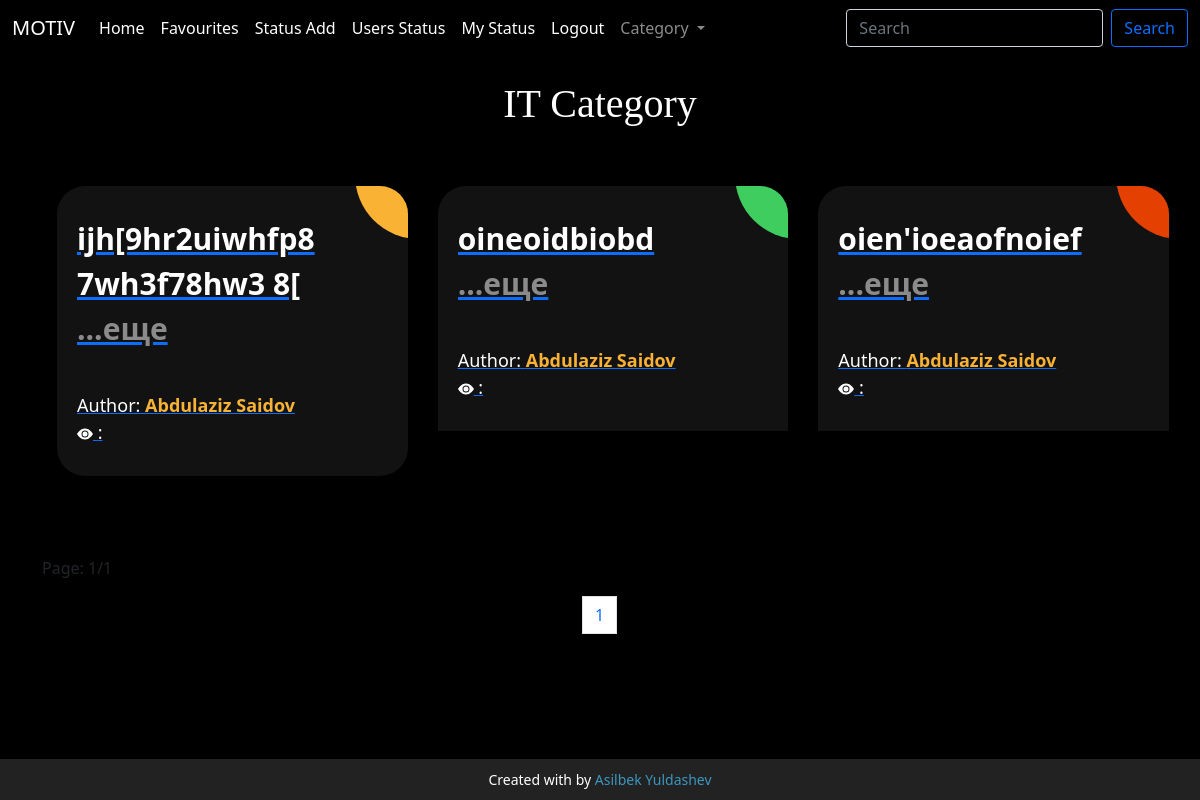
The page /category/1/?page=2 on the database as committed earlier.
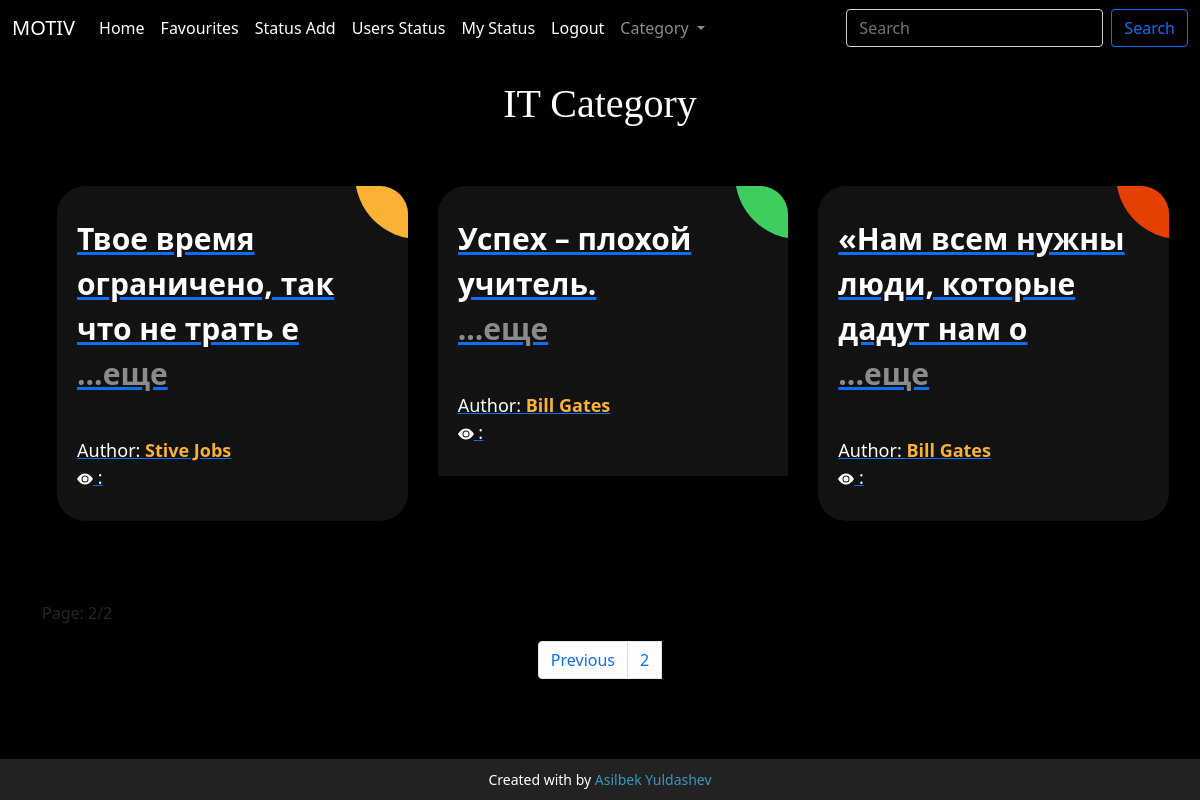
The same page on the database as committed later.
### main/models.py (models this page shows, shortened)
class Category(models.Model):
    name = models.CharField(max_length=50)

class Status(models.Model):
    category = models.ForeignKey(Category, on_delete=models.CASCADE)
    text = models.TextField()
    author = models.ForeignKey(Authors, on_delete=models.CASCADE)
    favourites = models.ManyToManyField(User, related_name='favourite', default=None, blank=True)

class Authors(models.Model):
    full_name = models.CharField(max_length=250)
    bio = models.TextField()
    img = models.ImageField(upload_to='images/')
    def __str__(self):
        return self.full_name

### main/views.py (the view)
# urls.py: path('category/<int:id>/',category_filter,name="category_filter"),
def category_filter(request, id):
    category = Category.objects.all()
    page_cat = Category.objects.get(id=id)
    status = Status.objects.filter(category_id=id)
    page = Paginator(status, 9)
    page_list = request.GET.get('page')
    page = page.get_page(page_list)
    ctx = {
        'status':status,
        "category":category,
        'page':page,
        'page_cat':page_cat
    }
    return render(request,'category.html',ctx)

### template/category.html (shortened to what this page needs)
{% load static %}
{% load hitcount_tags %}
<!doctype html>
<html lang="en">
<head>
    <link href="https://cdn.jsdelivr.net/npm/bootstrap@5.1.0/dist/css/bootstrap.min.css" rel="stylesheet">
    <link rel="stylesheet" href="{% static 'salom.css' %}">
</head>
<body>
<nav style="background: black" class="navbar navbar-expand-lg navbar-dark    bg-black">
  <div class="container-fluid">
    <a class="navbar-brand" href="{% url 'index' %}">MOTIV</a>
    <div class="collapse navbar-collapse" id="navbarSupportedContent">
      <ul class="navbar-nav me-auto mb-2 mb-lg-0">
        <li class="nav-item">
          <a class="nav-link active" aria-current="page" href="{% url 'index' %}">Home</a>
        </li>
          <li class="nav-item">
                    <a class="nav-link active" aria-current="page" href="{% url 'sevimli' %}">Favourites</a>
                </li>
          <li class="nav-item">
                    <a class="nav-link active" aria-current="page" href="{% url 'status_add' %}">Status Add</a>
                </li><li class="nav-item">
                    <a class="nav-link active" aria-current="page" href="{% url 'users_status' %}">Users Status</a>
                </li>
          {% if user.count %}
          {% else %}
          <li class="nav-item">
                    <a class="nav-link active" aria-current="page" href="{% url 'my_status' %}">My Status</a>
                </li>
          {% endif %}
          <li class="nav-item">
                    <a class="nav-link active" aria-current="page" href="{% url 'logodut' %}">Logout</a>
                </li>
           <li class="nav-item dropdown ">
          <a class="nav-link dropdown-toggle " href="#" id="navbarDropdown" role="button" data-bs-toggle="dropdown" aria-expanded="false">
            Category
          </a>
        </li>
      </ul>
     <form class="d-flex" role="search" method="post" action="{% url 'search' %}">
        <input class="form-control me-2" style="background: black;color: white" name="search" type="search" placeholder="Search" aria-label="Search">
        <button class="btn btn-outline-primary" type="submit">Search</button>
      </form>
    </div>
  </div>
</nav>
<h1 class="text-center text-white mt-4" style="font-family: cursive">{{ page_cat.name }} Category</h1>
	<link rel="stylesheet" href="https://use.fontawesome.com/releases/v5.7.0/css/all.css">
<div class="container">
{% if search %}
     <div class="ag-format-container">
  <div class="ag-courses_box">
      {% for i in status %}
      <div class="ag-courses_item">
      <a href="{% url 'status' i.id %}" class="ag-courses-item_link">
        <div class="ag-courses-item_bg"></div>
        <div class="ag-courses-item_title">
            <span>{{ i.text|slice:30 }}<p style="color: #8b8b8b">...еще</p></span>
        </div>
        <div class="ag-courses-item_date-box">
          Author:
          <span class="ag-courses-item_date">
              {{ i.author }} </span>
            <br> <svg xmlns="http://www.w3.org/2000/svg" width="16" height="16" fill="currentColor" class="bi bi-eye-fill" viewBox="0 0 16 16">
  <path d="M10.5 8a2.5 2.5 0 1 1-5 0 2.5 2.5 0 0 1 5 0"/>
  <path d="M0 8s3-5.5 8-5.5S16 8 16 8s-3 5.5-8 5.5S0 8 0 8m8 3.5a3.5 3.5 0 1 0 0-7 3.5 3.5 0 0 0 0 7"/>
</svg> : {% get_hit_count for i %}
        </div>
      </a>
    </div>
      {% endfor %}
    {% else %}
  <div class="ag-format-container">
  <div class="ag-courses_box">
      {% for i in page.object_list %}
      <div class="ag-courses_item">
      <a href="{% url 'status' i.id %}" class="ag-courses-item_link">
        <div class="ag-courses-item_bg"></div>
        <div id="textbox" class="ag-courses-item_title">
            <span>{{ i.text|slice:41 }}<p style="color: #8b8b8b">...еще</p></span>
        </div>
        <div class="ag-courses-item_date-box">
          Author:
          <span class="ag-courses-item_date">
              {{ i.author }} </span>
            <br><svg xmlns="http://www.w3.org/2000/svg" width="16" height="16" fill="currentColor" class="bi bi-eye-fill" viewBox="0 0 16 16">
  <path d="M10.5 8a2.5 2.5 0 1 1-5 0 2.5 2.5 0 0 1 5 0"/>
  <path d="M0 8s3-5.5 8-5.5S16 8 16 8s-3 5.5-8 5.5S0 8 0 8m8 3.5a3.5 3.5 0 1 0 0-7 3.5 3.5 0 0 0 0 7"/>
</svg> : {% get_hit_count for i %}
        </div>
      </a>
    </div>
      {% endfor %}
  </div>
</div>
 {% endif %}
<p>Page: {{ page.number }}/{{ page.paginator.num_pages }}</p>
    <nav aria-label="Page navigation example">
  <ul class="pagination justify-content-center">
    <li class="page-item">
        {% if page.has_previous %}
      <a class="page-link" href="{% url 'category_filter' page_cat.id %}?page={{ page.previous_page_number }}" >Previous</a>
        {% endif %}
    </li>
  {% for num_page in page.paginator.page_range %}
      {% if page.number == num_page %}
    <li class="page-item"><a class="page-link" href="#">{{ num_page }}</a></li>
{% endif %}<br/>{% endfor %}
  </ul>
</nav>
</div>
         <div class="mt-5" style="display: flex; flex-direction: column; justify-content: center; align-items: center">
    <div>
        <footer>
            <p>
                Created with by
                <a target="_blank" href="https://asilbek-yuldashev.uz">Asilbek Yuldashev</a>
            </p>
        </footer>
    </div>
</div>
</body>
</html>

### main/static/salom.css (style rules this page uses)
.ag-format-container { width: 1142px; margin: 0 auto; }
body { background-color: #000; }
.ag-courses_box { display: -webkit-box; display: -ms-flexbox; display: flex; -ms-flex-wrap: wrap; flex-wrap: wrap; padding: 50px 0; }
.ag-courses_item { -ms-flex-preferred-size: calc(33.33333% - 30px); flex-basis: calc(33.33333% - 30px); margin: 0 15px 30px; overflow: hidden; border-radius: 28px; }
.ag-courses-item_link { display: block; padding: 30px 20px; background-color: #121212; overflow: hidden; position: relative; }
.ag-courses-item_title { min-height: 87px; margin: 0 0 25px; overflow: hidden; font-weight: bold; font-size: 30px; color: #FFF; z-index: 2; position: relative; }
.ag-courses-item_date-box { font-size: 18px; color: #FFF; z-index: 2; position: relative; }
.ag-courses-item_date { font-weight: bold; color: #f9b234; -webkit-transition: color .5s ease; -o-transition: color .5s ease; transition: color .5s ease }
.ag-courses-item_bg { height: 128px; width: 128px; background-color: #f9b234; z-index: 1; position: absolute; top: -75px; right: -75px; border-radius: 50%; -webkit-transition: all .5s ease; -o-transition: all .5s ease; transition: all .5s ease; }
.ag-courses_item:nth-child(2n) .ag-courses-item_bg { background-color: #3ecd5e; }
.ag-courses_item:nth-child(3n) .ag-courses-item_bg { background-color: #e44002; }

### template/category.html (style rules this page uses)
footer { background-color: #222; color: #fff; font-size: 14px; bottom: 0; position: fixed; left: 0; right: 0; text-align: center; z-index: 999; }
footer p { margin: 10px 0; }
footer a { color: #3c97bf; text-decoration: none; }

Rows that differ between the two databases and show on the page:
removed Status: text "ijh[9hr2uiwhfp8 7wh3f78hw3 8[", author "Abdulaziz Saidov"
removed Status: text "oineoidbiobd", author "Abdulaziz Saidov"
removed Status: text "oien'ioeaofnoief", author "Abdulaziz Saidov"
added Status: text "Твое время ограничено, так что не трать е", author "Stive Jobs"
added Status: text "Успех – плохой учитель.", author "Bill Gates"
added Status: text "«Нам всем нужны люди, которые дадут нам о", author "Bill Gates"
Other text that changed with them:
{{ page.number }}: "1" → "2"
{{ page.paginator.num_pages }}: "1" → "2"
text now shown: "Previous"
new list line: "2"
list line gone: "1"
